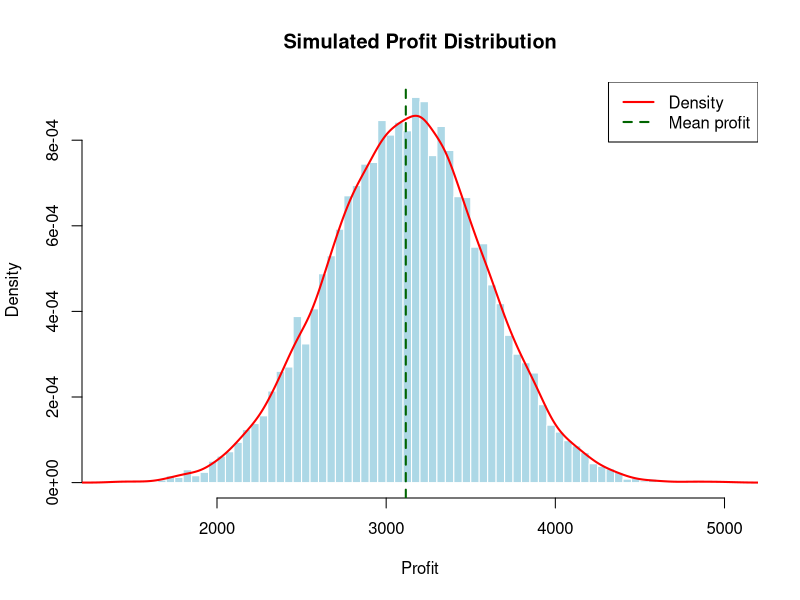

Generate this figure with R:
library(MASS)

set.seed(12345)

### Monte Carlo simulation of profit variance in R

# Profit: pi = p * Y - s * N

draws <- 10000  # number of Monte Carlo draws

# Parameters 
p_mean <- 365    # mean output price [from historical data]
y_mean <- 8.89    # mean yield [Just & Pope]
s_mean <- 1.25     # mean fertilizer price [from historical data]

p_sd <- 10       # std dev of output price 
y_sd <- 1.2      # std dev of yield [Just & Pope]
s_sd <- 2        # std dev of fertilizer price

corr_p_y <- -0.25  # correlation between price and yield (natural hedge)
corr_p_s <- 0.0  # correlation between wheat price and fertilizer price
corr_y_s <- 0.0  # correlation between yield and fertilizer price

N <- 100          # fertilizer quantity (deterministic)


# Build covariance matrix for p and Y
cov_p_y <- corr_p_y * p_sd * y_sd
cov_matrix_py <- matrix(c(p_sd^2, cov_p_y, cov_p_y, y_sd^2), nrow = 2)

# Simulate (p, Y) jointly
py_draws <- mvrnorm(n = draws, mu = c(p_mean, y_mean), Sigma = cov_matrix_py)
p_sim <- py_draws[,1]
y_sim <- py_draws[,2]

# Simulate s independently
s_sim <- rnorm(draws, mean = s_mean, sd = s_sd)

# Compute profit
pi_sim <- p_sim * y_sim - s_sim * N

# Monte Carlo mean and variance
mc_mean <- mean(pi_sim)
mc_var  <- var(pi_sim)

# Sample moments for delta approximation
p_bar <- mean(p_sim); y_bar <- mean(y_sim); s_bar <- mean(s_sim)
var_p <- var(p_sim); var_y <- var(y_sim); var_s <- var(s_sim)
cov_p_y_sample <- cov(p_sim, y_sim)
cov_p_s_sample <- cov(p_sim, s_sim)
cov_y_s_sample <- cov(y_sim, s_sim)

# Linear (delta) approximation
delta_var <- (y_bar^2) * var_p +
  (p_bar^2) * var_y +
  (N^2)     * var_s +
  2 * p_bar * y_bar * cov_p_y_sample -
  2 * y_bar * N * cov_p_s_sample -
  2 * p_bar * N * cov_y_s_sample

# Exact formula recomposed from sample moments
var_pY   <- var(p_sim * y_sim)
cov_pY_s <- cov(p_sim * y_sim, s_sim)
exact_var <- var_pY + N^2 * var_s - 2 * N * cov_pY_s

# Display results
results <- data.frame(
  measure = c("MC_mean_pi", "MC_var_pi", "delta_approx_var",
              "var_pY", "exact_var_from_formula"),
  value = c(mc_mean, mc_var, delta_var, var_pY, exact_var)
)

print(results, digits = 5)


# ---- Plot profit distribution ----
hist(pi_sim, breaks = 100, probability = TRUE,
     main = "Simulated Profit Distribution",
     xlab = "Profit", col = "lightblue", border = "white")

lines(density(pi_sim), col = "red", lwd = 2)
abline(v = mc_mean, col = "darkgreen", lwd = 2, lty = 2)
legend("topright", legend = c("Density", "Mean profit"),
       col = c("red", "darkgreen"), lwd = 2, lty = c(1,2))


